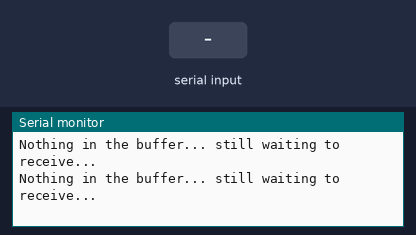
This sketch was run on a simulated ESP32. Shown: the last lines printed to the serial monitor. The inputs (shaded band) are chosen by the test bench.

Above: at 10.8 s.
10.9 s: "1\n" received over the second serial link
At 15.8 s:
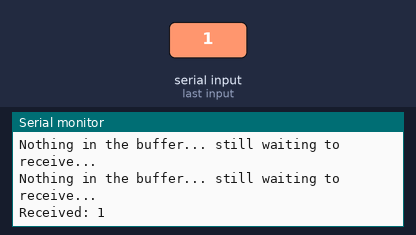
16.9 s: "0\n" received over the second serial link
At 17.3 s:
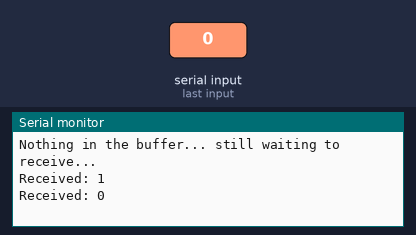
22.9 s: "2\n" received over the second serial link
At 25.1 s:
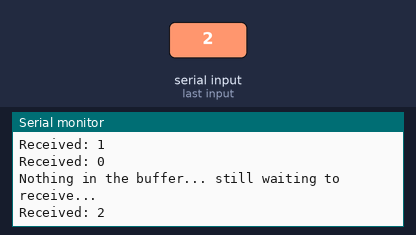

The sketch:

Megatest.ino
```cpp
#define RXp2 17
#define TXp2 16
String incomingByte;
void setup() {
  // put your setup code here, to run once:
  Serial.begin(115200);
  Serial2.begin(115200);
}
void loop() {
   char data[100] = {0};
   if (Serial2.available())
   {
    Serial2.readBytesUntil('\n',data,100);
    Serial.print("Received: ");
    Serial.println(data);
    delay(2000);
   }
   else
   {
    Serial.println("Nothing in the buffer... still waiting to receive...");
    delay (5000);
   }
}
```

Measured:
- after the input at 10.9 s, the serial monitor: prints a new line after 4.1 s (image 1)
- after the input at 16.9 s, the serial monitor: prints a new line after 0.10 s (image 2)
- after the input at 22.9 s, the serial monitor: prints a new line after 1.1 s (image 3)
